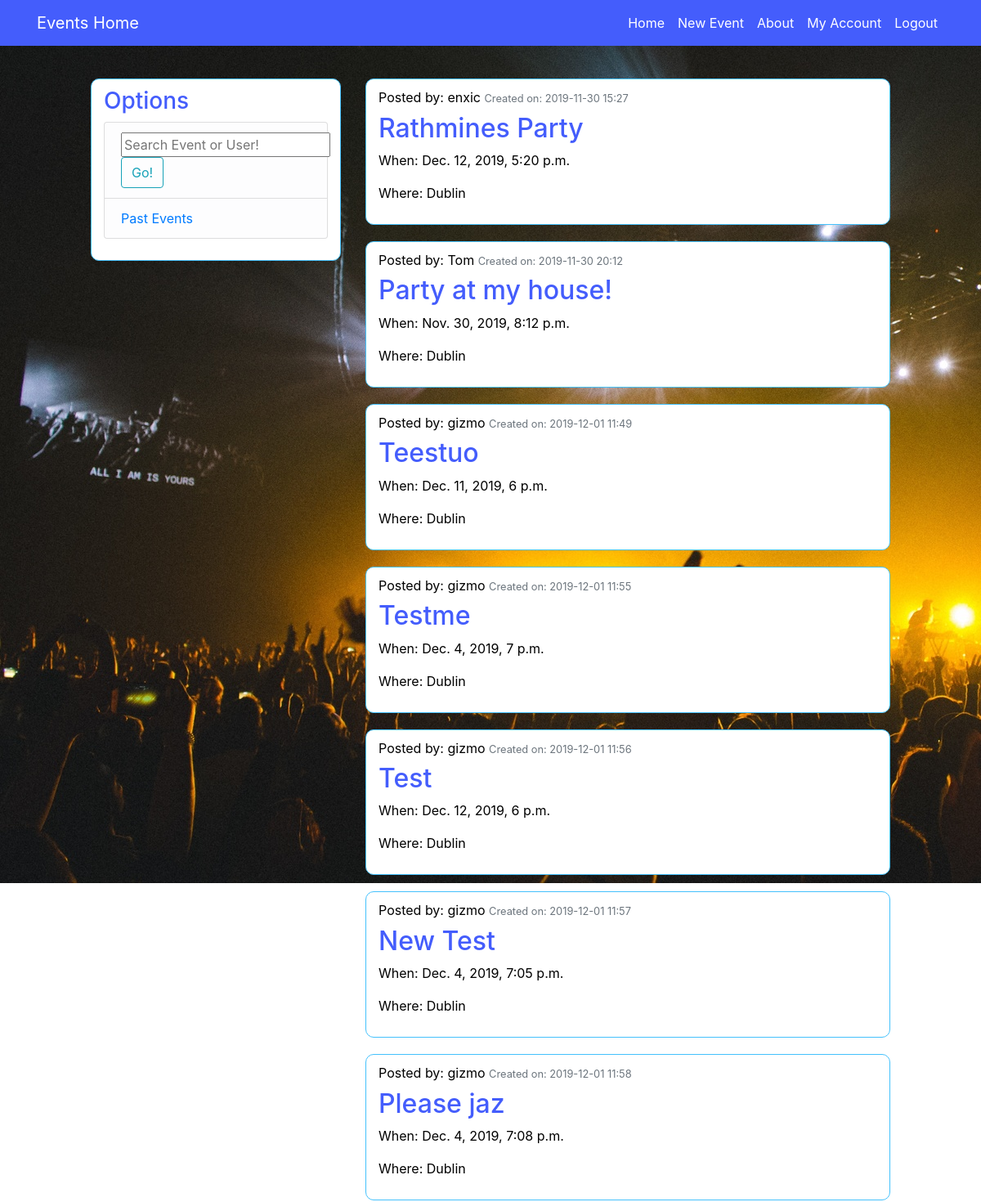
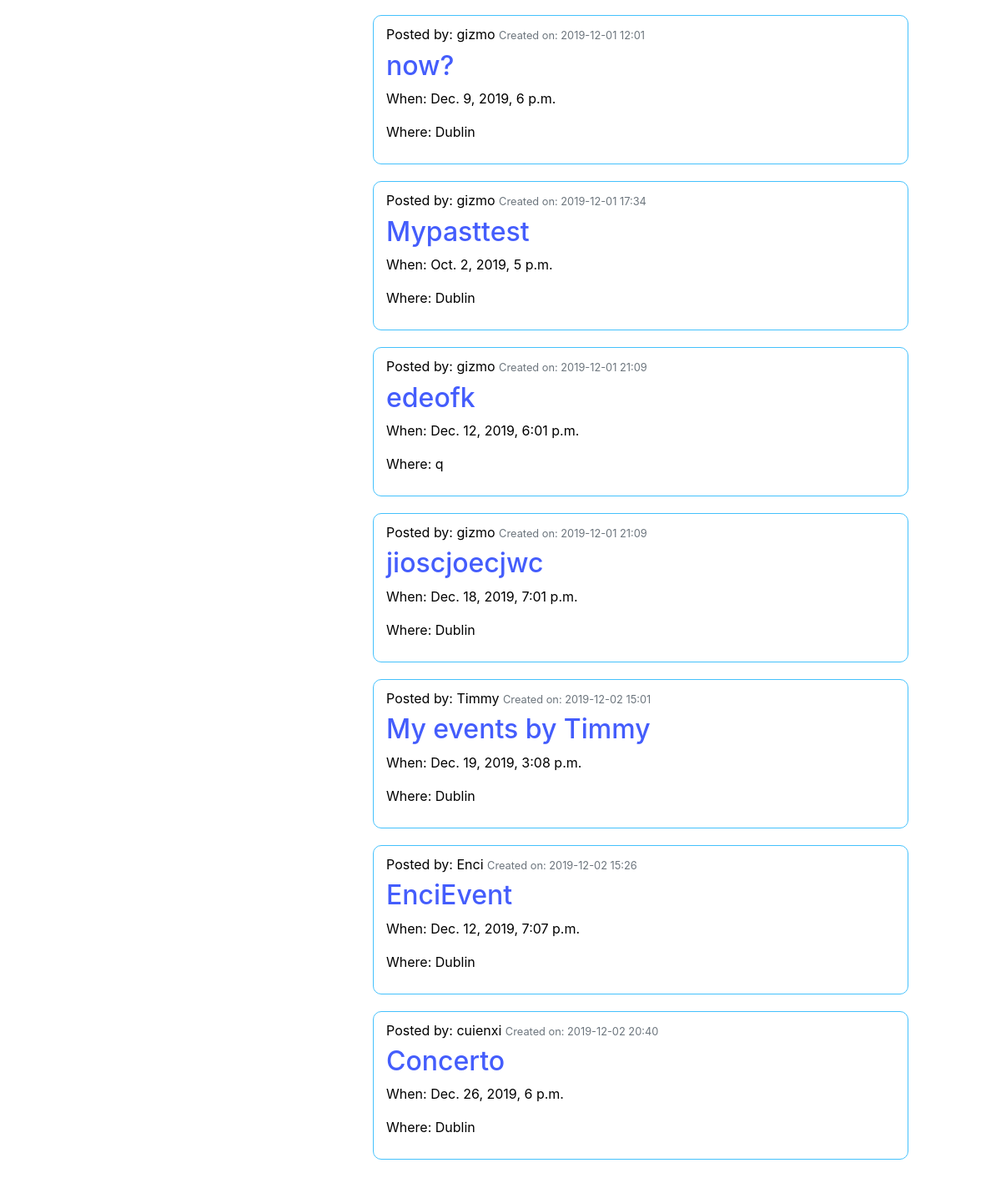
The page /past_events/ (signed in) on the database its author committed (2 pictures, top to bottom).
### eventsapp/models.py (models this page shows, shortened)
class Post(models.Model):
    event_name = models.CharField(max_length=200)
    event_description = models.TextField()
    location = models.CharField(max_length=200, default='Dublin')
    event_date = models.DateTimeField()
    date_created = models.DateTimeField(default=timezone.now)
    user = models.ForeignKey(User, on_delete=models.CASCADE)

### eventsapp/views.py (the view)
# urls.py: path('past_events/', views.past_events, name='past_events'),
@login_required
def past_events(request):
    context = {
        'posts': Post.objects.all()
    }
    return render(request, 'eventsapp/past_events.html', context)

### eventsapp/templatetags/time_templates.py (called while the page is built)
@register.simple_tag
def get_now():
    return tz.now()

### eventsapp/templates/eventsapp/past_events.html
{% extends "eventsapp/base.html" %}
{% load time_templates %}
{% block content %}
{% get_now as today %}
    {% for post in posts %}
    {% if post.event_date < today %}
    <article class="media content-section">
  <div class="media-body">
    <div class="article-metadata">
      <span>Posted by: {{ post.user }}</span>
      <small class="text-muted">Created on: {{ post.date_created|date:"Y-m-d H:i" }}</small>
    </div>
    <h2><a class="article-title" href="{% url 'post-detail' post.id %}">{{ post.event_name }}</a></h2>
      <p class="article-content">When: {{ post.event_date }}</p>
      <p class="article-content">Where: {{ post.location }}</p>
  </div>
</article>
{% endif %}
    {% endfor %}
{% endblock content %}

### eventsapp/templates/eventsapp/base.html (shortened to what this page needs)
{% load static %}
<!doctype html>
<html lang="en">
  <head>
    <link rel="stylesheet" href="https://stackpath.bootstrapcdn.com/bootstrap/4.3.1/css/bootstrap.min.css">
    <link rel="stylesheet" type="text/css" href="{% static 'eventsapp/main.css' %}">
  </head>
  <body>
  <header class="site-header">
  <nav class="navbar navbar-expand-md navbar-dark bg-steel fixed-top">
    <div class="container">
      <a class="navbar-brand mr-4" href="/">Events Home</a>
      <div class="collapse navbar-collapse" id="navbarToggle">
        <div class="navbar-nav">
          {% if user.is_authenticated %}
          <a class="nav-item nav-link" href="/">Home</a>
          <a class="nav-item nav-link" href="{% url 'post-create' %}">New Event</a>
          <a class="nav-item nav-link" href="/about">About</a>
          <a class="nav-item nav-link" href="/profile/">My Account</a>
          <a class="nav-item nav-link" href="/logout/">Logout</a>
          {% else %}
          <a class="nav-item nav-link" href="/">Home</a>
          <a class="nav-item nav-link" href="/about">About</a>
          <a class="nav-item nav-link" href="/login/">Login</a>
          <a class="nav-item nav-link" href="/register/">Register</a>
          {% endif %}
        </div>
      </div>
    </div>
  </nav>
</header>
<main role="main" class="container">
  <div class="row">
    <div class="col-md-4">
      <div class="content-section">
        <h3>Options</h3>
          <ul class="list-group">
            <li class="list-group-item list-group-item-light">
              <form action="{% url 'search_results' %}" method="GET">
            <input name="q" type="text" placeholder="Search Event or User!">
            <button class="btn btn-outline-info" type='submit' value = 'Go!'>Go!</button>
            </form>
            </li>
            <li class="list-group-item list-group-item-light"><a href="/past_events/">Past Events</a></li>
          </ul>
      </div>
    </div>
    <div class="col-md-8">
      {% block content %}{% endblock %}
    </div>
  </div>
</main>
  </body>
</html>

### eventsapp/static/eventsapp/main.css (style rules this page uses)
body { height: 100%; background-image: url("/media/background.jpg"); background-repeat: no-repeat; background-attachment:fixed; color: black; margin: 6rem; }
h1, h2, h3, h4, h5, h6 { color: rgb(68, 93, 252);; }
.bg-steel { background-color: rgb(68, 93, 252); }
.site-header .navbar-nav .nav-link { color: white; }
.content-section { background: white; padding: 10px 15px; border: 1px solid rgb(68, 193, 252); border-radius: 10px; margin-bottom: 20px; }
.article-title { color: rgb(68, 93, 252); }
.article-metadata { padding-bottom: 1.5px; margin-bottom: 5px; }

### rows shown on the page
Post: user "enxic", date_created "2019-11-30 15:27", event_name "Rathmines Party", event_date "Dec. 12, 2019, 5:20 p.m.", location "Dublin"
Post: user "Tom", date_created "2019-11-30 20:12", event_name "Party at my house!", event_date "Nov. 30, 2019, 8:12 p.m.", location "Dublin"
Post: user "gizmo", date_created "2019-12-01 11:49", event_name "Teestuo", event_date "Dec. 11, 2019, 6 p.m.", location "Dublin"
Post: user "gizmo", date_created "2019-12-01 11:55", event_name "Testme", event_date "Dec. 4, 2019, 7 p.m.", location "Dublin"
Post: user "gizmo", date_created "2019-12-01 11:56", event_name "Test", event_date "Dec. 12, 2019, 6 p.m.", location "Dublin"
Post: user "gizmo", date_created "2019-12-01 11:57", event_name "New Test", event_date "Dec. 4, 2019, 7:05 p.m.", location "Dublin"
Post: user "gizmo", date_created "2019-12-01 11:58", event_name "Please jaz", event_date "Dec. 4, 2019, 7:08 p.m.", location "Dublin"
Post: user "gizmo", date_created "2019-12-01 12:01", event_name "now?", event_date "Dec. 9, 2019, 6 p.m.", location "Dublin"
Post: user "gizmo", date_created "2019-12-01 17:34", event_name "Mypasttest", event_date "Oct. 2, 2019, 5 p.m.", location "Dublin"
Post: user "gizmo", date_created "2019-12-01 21:09", event_name "edeofk", event_date "Dec. 12, 2019, 6:01 p.m.", location "q"
Post: user "gizmo", date_created "2019-12-01 21:09", event_name "jioscjoecjwc", event_date "Dec. 18, 2019, 7:01 p.m.", location "Dublin"
Post: user "Timmy", date_created "2019-12-02 15:01", event_name "My events by Timmy", event_date "Dec. 19, 2019, 3:08 p.m.", location "Dublin"
Post: user "Enci", date_created "2019-12-02 15:26", event_name "EnciEvent", event_date "Dec. 12, 2019, 7:07 p.m.", location "Dublin"
Post: user "cuienxi", date_created "2019-12-02 20:40", event_name "Concerto", event_date "Dec. 26, 2019, 6 p.m.", location "Dublin"
